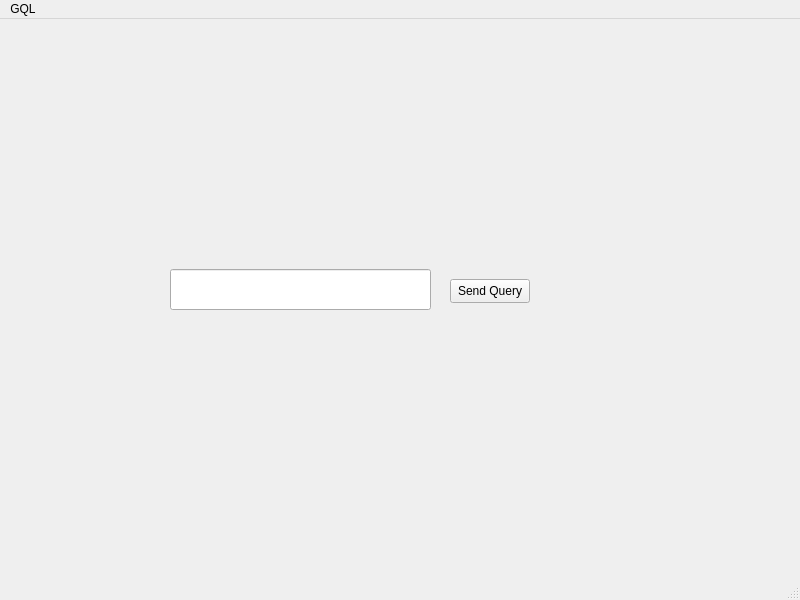
<?xml version="1.0" encoding="UTF-8"?>
<ui version="4.0">
 <class>MainWindow</class>
 <widget class="QMainWindow" name="MainWindow">
  <property name="geometry">
   <rect>
    <x>0</x>
    <y>0</y>
    <width>800</width>
    <height>600</height>
   </rect>
  </property>
  <property name="windowTitle">
   <string>MainWindow</string>
  </property>
  <widget class="QWidget" name="centralwidget">
   <widget class="QLineEdit" name="lineEdit">
    <property name="geometry">
     <rect>
      <x>170</x>
      <y>250</y>
      <width>261</width>
      <height>41</height>
     </rect>
    </property>
   </widget>
   <widget class="QPushButton" name="pushButton">
    <property name="geometry">
     <rect>
      <x>450</x>
      <y>260</y>
      <width>80</width>
      <height>24</height>
     </rect>
    </property>
    <property name="text">
     <string>Send Query</string>
    </property>
   </widget>
  </widget>
  <widget class="QMenuBar" name="menubar">
   <property name="geometry">
    <rect>
     <x>0</x>
     <y>0</y>
     <width>800</width>
     <height>21</height>
    </rect>
   </property>
   <widget class="QMenu" name="menuGQL">
    <property name="title">
     <string>GQL</string>
    </property>
   </widget>
   <addaction name="menuGQL"/>
  </widget>
  <widget class="QStatusBar" name="statusbar"/>
 </widget>
 <resources/>
 <connections/>
</ui>
